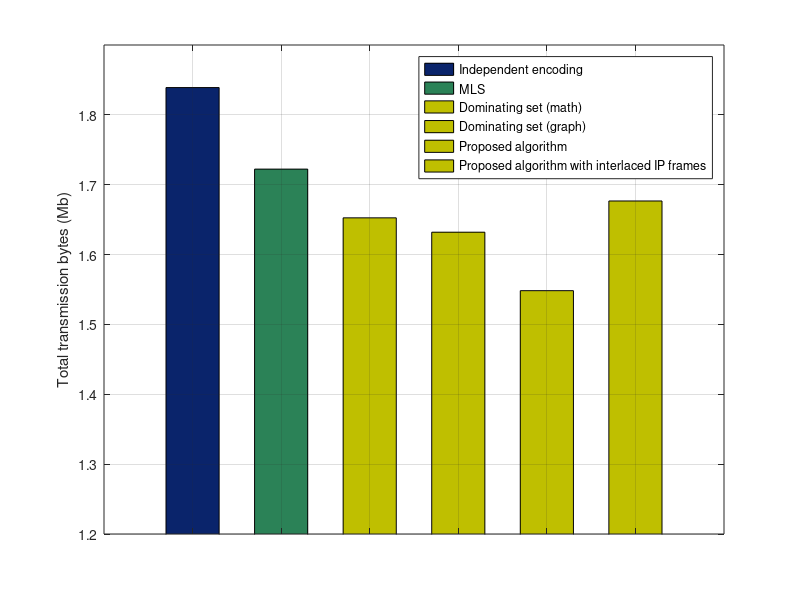

This chart was generated by the following MATLAB code:
clear;
close all;
name = { '1280*720' };
bar([1928407/(1024*1024) 0 0 0 0 0], 'r','barwidth',0.6,'FaceColor',[0.04,0.14,0.42]);
hold on;
bar([0 1806000/(1024*1024) 0 0 0 0], 'g','barwidth',0.6,'FaceColor',[0.17,0.51,0.34]);
hold on;
bar([0 0 1732867/(1024*1024) 0 0 0], 'c','barwidth',0.6,'FaceColor',[0.75,0.75,0]);
hold on;
bar([0 0 0 1711300/(1024*1024) 0 0], 'b','barwidth',0.6,'FaceColor',[0.75,0.75,0]);
hold on;
bar([0 0 0 0 1623547/(1024*1024) 0], 'b','barwidth',0.6,'FaceColor',[0.75,0.75,0]);
hold on;
bar([0 0 0 0 0 1758165/(1024*1024)], 'b','barwidth',0.6,'FaceColor',[0.75,0.75,0]);
set(gca,'xticklabel',' ');
%set(gcf,'color','none');
%set(gca,'color','none');
ylim([1.2 1.9]);
ylabel(gca,'Total transmission bytes (Mb)');
legend('Independent encoding','MLS','Dominating set (math)','Dominating set (graph)', ...
    'Proposed algorithm', 'Proposed algorithm with interlaced IP frames');
grid on;